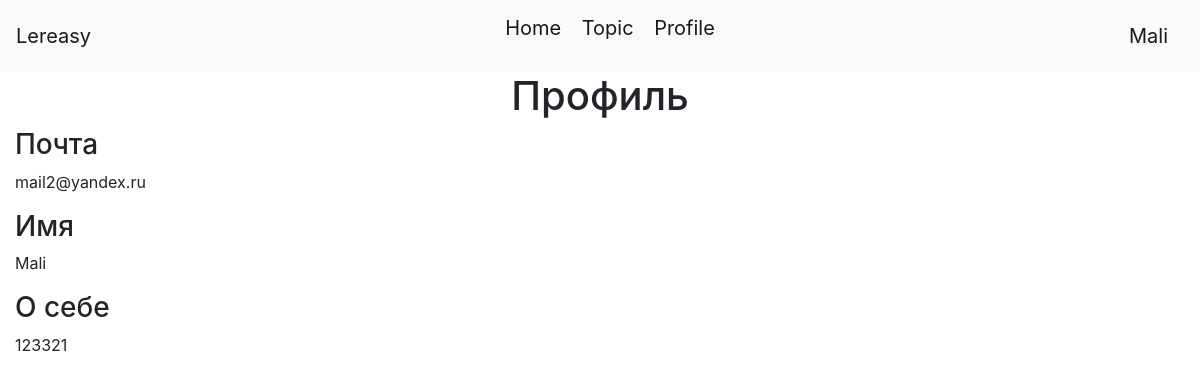
The app's page /profile (signed in), older data.
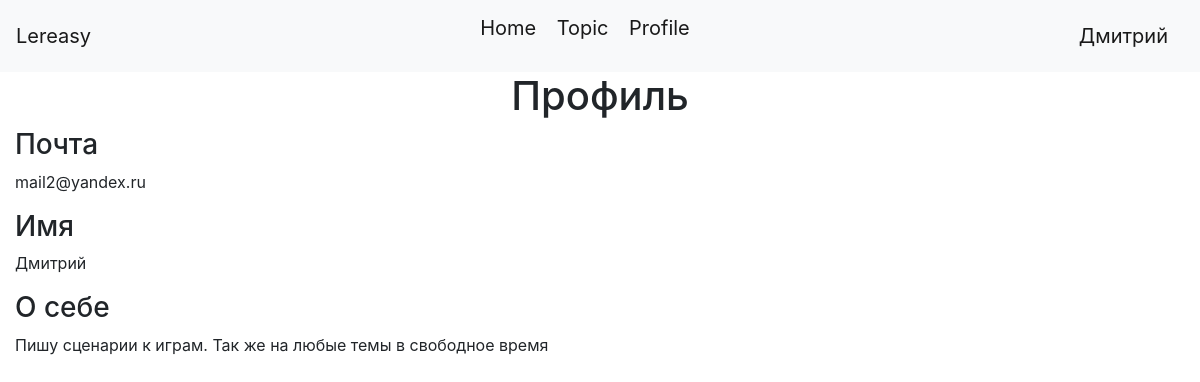
The same page, newer data.
### data/users.py (models this page shows, shortened)
class User(SqlAlchemyBase, UserMixin):
    __tablename__ = 'users'
    id = sqlalchemy.Column(sqlalchemy.Integer,
                           primary_key=True, autoincrement=True)
    name = sqlalchemy.Column(sqlalchemy.String, nullable=True)
    about = sqlalchemy.Column(sqlalchemy.String, nullable=True)
    email = sqlalchemy.Column(sqlalchemy.String,
                              index=True, unique=True, nullable=True)
    hashed_password = sqlalchemy.Column(sqlalchemy.String, nullable=True)
    created_date = sqlalchemy.Column(sqlalchemy.DateTime,
                                     default=datetime.datetime.now)
    topics = orm.relation("Topics", back_populates='user')

### main.py (the view)
@app.route("/profile")
def profile():
    return render_template("profile.html", title='Профиль', form=current_user)

### data/db_session.py (called while the page is built)
def create_session() -> Session:
    global __factory
    return __factory()

### main.py (called while the page is built)
@login_manager.user_loader
def load_user(user_id):
    db_sess = db_session.create_session()
    return db_sess.query(User).get(user_id)

### templates/profile.html
{% extends "base.html" %}
{% block profile %}
<h1 align="center">Профиль</h1>
<h3>Почта</h3>
<p>{{ current_user.email }}</p>
<h3>Имя</h3>
<p>{{ current_user.name }}</p>
<h3>О себе</h3>
<p>{{ current_user.about }}</p>
{% endblock %}

### templates/base.html (shortened to what this page needs)
<!doctype html>
<html lang="en">
<head>
    <link rel="stylesheet"
          href="https://stackpath.bootstrapcdn.com/bootstrap/4.4.1/css/bootstrap.min.css"
>
    <link rel="stylesheet" type="text/css"
          href="{{ url_for('static', filename='css/style.css') }}"/>
</head>
<body>
<header>
    <nav class="navbar navbar-light bg-light">
        <a class="navbar-brand" href="/">Lereasy</a>
        <p>
            <a href="/" class="navbar-brand">Home</a>
            <a href="/topics" class="navbar-brand">Topic</a>
            {% if current_user.is_authenticated %}
            <a href="/profile" class="navbar-brand">Profile</a>
            {% endif %}
        </p>
        {% if current_user.is_authenticated %}
        <a class="navbar-brand" href="/logout">{{ current_user.name }}</a>
        {% else %}
        <p>
            <a class="btn btn-primary " href="/register">Зарегистрироваться</a>
            <a class="btn btn-success" href="/login">Войти</a>
        </p>
        {% endif %}
    </nav>
</header>
<main role="main" class="container">
    {% block profile %}{% endblock %}
</main>
</body>
</html>

### static/css/style.css (style rules this page uses)
.container { max-width: 1270px; }

Row changes from the older to the newer data that the page shows:
changed User "mail2@yandex.ru": name "Mali" → "Дмитрий"; about "123321" → "Пишу сценарии к играм. Так же на любые темы в свободное время"
